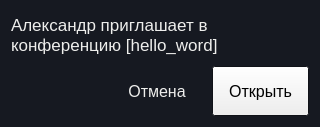
<?xml version="1.0" encoding="UTF-8"?>
<ui version="4.0">
 <class>Popup</class>
 <widget class="QWidget" name="Popup">
  <property name="windowModality">
   <enum>Qt::NonModal</enum>
  </property>
  <property name="geometry">
   <rect>
    <x>0</x>
    <y>0</y>
    <width>320</width>
    <height>127</height>
   </rect>
  </property>
  <property name="sizePolicy">
   <sizepolicy hsizetype="Fixed" vsizetype="Minimum">
    <horstretch>0</horstretch>
    <verstretch>0</verstretch>
   </sizepolicy>
  </property>
  <property name="minimumSize">
   <size>
    <width>320</width>
    <height>0</height>
   </size>
  </property>
  <property name="baseSize">
   <size>
    <width>320</width>
    <height>0</height>
   </size>
  </property>
  <property name="palette">
   <palette>
    <active>
     <colorrole role="WindowText">
      <brush brushstyle="SolidPattern">
       <color alpha="255">
        <red>238</red>
        <green>238</green>
        <blue>236</blue>
       </color>
      </brush>
     </colorrole>
     <colorrole role="Text">
      <brush brushstyle="SolidPattern">
       <color alpha="255">
        <red>238</red>
        <green>238</green>
        <blue>236</blue>
       </color>
      </brush>
     </colorrole>
     <colorrole role="ButtonText">
      <brush brushstyle="SolidPattern">
       <color alpha="255">
        <red>238</red>
        <green>238</green>
        <blue>236</blue>
       </color>
      </brush>
     </colorrole>
     <colorrole role="Base">
      <brush brushstyle="SolidPattern">
       <color alpha="255">
        <red>46</red>
        <green>52</green>
        <blue>54</blue>
       </color>
      </brush>
     </colorrole>
     <colorrole role="Window">
      <brush brushstyle="SolidPattern">
       <color alpha="255">
        <red>22</red>
        <green>25</green>
        <blue>33</blue>
       </color>
      </brush>
     </colorrole>
     <colorrole role="Link">
      <brush brushstyle="SolidPattern">
       <color alpha="255">
        <red>114</red>
        <green>159</green>
        <blue>207</blue>
       </color>
      </brush>
     </colorrole>
     <colorrole role="PlaceholderText">
      <brush brushstyle="SolidPattern">
       <color alpha="128">
        <red>238</red>
        <green>238</green>
        <blue>236</blue>
       </color>
      </brush>
     </colorrole>
    </active>
    <inactive>
     <colorrole role="WindowText">
      <brush brushstyle="SolidPattern">
       <color alpha="255">
        <red>238</red>
        <green>238</green>
        <blue>236</blue>
       </color>
      </brush>
     </colorrole>
     <colorrole role="Text">
      <brush brushstyle="SolidPattern">
       <color alpha="255">
        <red>238</red>
        <green>238</green>
        <blue>236</blue>
       </color>
      </brush>
     </colorrole>
     <colorrole role="ButtonText">
      <brush brushstyle="SolidPattern">
       <color alpha="255">
        <red>238</red>
        <green>238</green>
        <blue>236</blue>
       </color>
      </brush>
     </colorrole>
     <colorrole role="Base">
      <brush brushstyle="SolidPattern">
       <color alpha="255">
        <red>46</red>
        <green>52</green>
        <blue>54</blue>
       </color>
      </brush>
     </colorrole>
     <colorrole role="Window">
      <brush brushstyle="SolidPattern">
       <color alpha="255">
        <red>22</red>
        <green>25</green>
        <blue>33</blue>
       </color>
      </brush>
     </colorrole>
     <colorrole role="Link">
      <brush brushstyle="SolidPattern">
       <color alpha="255">
        <red>114</red>
        <green>159</green>
        <blue>207</blue>
       </color>
      </brush>
     </colorrole>
     <colorrole role="PlaceholderText">
      <brush brushstyle="SolidPattern">
       <color alpha="128">
        <red>238</red>
        <green>238</green>
        <blue>236</blue>
       </color>
      </brush>
     </colorrole>
    </inactive>
    <disabled>
     <colorrole role="WindowText">
      <brush brushstyle="SolidPattern">
       <color alpha="255">
        <red>190</red>
        <green>190</green>
        <blue>190</blue>
       </color>
      </brush>
     </colorrole>
     <colorrole role="Text">
      <brush brushstyle="SolidPattern">
       <color alpha="255">
        <red>190</red>
        <green>190</green>
        <blue>190</blue>
       </color>
      </brush>
     </colorrole>
     <colorrole role="ButtonText">
      <brush brushstyle="SolidPattern">
       <color alpha="255">
        <red>190</red>
        <green>190</green>
        <blue>190</blue>
       </color>
      </brush>
     </colorrole>
     <colorrole role="Base">
      <brush brushstyle="SolidPattern">
       <color alpha="255">
        <red>22</red>
        <green>25</green>
        <blue>33</blue>
       </color>
      </brush>
     </colorrole>
     <colorrole role="Window">
      <brush brushstyle="SolidPattern">
       <color alpha="255">
        <red>22</red>
        <green>25</green>
        <blue>33</blue>
       </color>
      </brush>
     </colorrole>
     <colorrole role="Link">
      <brush brushstyle="SolidPattern">
       <color alpha="255">
        <red>114</red>
        <green>159</green>
        <blue>207</blue>
       </color>
      </brush>
     </colorrole>
     <colorrole role="PlaceholderText">
      <brush brushstyle="SolidPattern">
       <color alpha="128">
        <red>0</red>
        <green>0</green>
        <blue>0</blue>
       </color>
      </brush>
     </colorrole>
    </disabled>
   </palette>
  </property>
  <property name="windowTitle">
   <string>Приглашение</string>
  </property>
  <property name="windowIcon">
   <iconset resource="icons.qrc">
    <normaloff>:/icons/icon.ico</normaloff>:/icons/icon.ico</iconset>
  </property>
  <property name="windowOpacity">
   <double>0.900000000000000</double>
  </property>
  <layout class="QVBoxLayout" name="verticalLayout">
   <item>
    <widget class="QLabel" name="labelInvite">
     <property name="sizePolicy">
      <sizepolicy hsizetype="Preferred" vsizetype="Expanding">
       <horstretch>0</horstretch>
       <verstretch>0</verstretch>
      </sizepolicy>
     </property>
     <property name="palette">
      <palette>
       <active>
        <colorrole role="Link">
         <brush brushstyle="SolidPattern">
          <color alpha="255">
           <red>114</red>
           <green>159</green>
           <blue>207</blue>
          </color>
         </brush>
        </colorrole>
       </active>
       <inactive>
        <colorrole role="Link">
         <brush brushstyle="SolidPattern">
          <color alpha="255">
           <red>114</red>
           <green>159</green>
           <blue>207</blue>
          </color>
         </brush>
        </colorrole>
       </inactive>
       <disabled>
        <colorrole role="Link">
         <brush brushstyle="SolidPattern">
          <color alpha="255">
           <red>114</red>
           <green>159</green>
           <blue>207</blue>
          </color>
         </brush>
        </colorrole>
       </disabled>
      </palette>
     </property>
     <property name="font">
      <font>
       <pointsize>13</pointsize>
      </font>
     </property>
     <property name="mouseTracking">
      <bool>true</bool>
     </property>
     <property name="text">
      <string>Александр приглашает в конференцию [hello_word]</string>
     </property>
     <property name="scaledContents">
      <bool>false</bool>
     </property>
     <property name="wordWrap">
      <bool>true</bool>
     </property>
     <property name="margin">
      <number>5</number>
     </property>
     <property name="indent">
      <number>0</number>
     </property>
     <property name="openExternalLinks">
      <bool>true</bool>
     </property>
     <property name="textInteractionFlags">
      <set>Qt::LinksAccessibleByKeyboard|Qt::LinksAccessibleByMouse</set>
     </property>
    </widget>
   </item>
   <item>
    <layout class="QHBoxLayout" name="horizontalLayout">
     <item>
      <spacer name="horizontalSpacer">
       <property name="orientation">
        <enum>Qt::Horizontal</enum>
       </property>
       <property name="sizeHint" stdset="0">
        <size>
         <width>0</width>
         <height>0</height>
        </size>
       </property>
      </spacer>
     </item>
     <item>
      <widget class="QPushButton" name="pushCancel">
       <property name="sizePolicy">
        <sizepolicy hsizetype="MinimumExpanding" vsizetype="Fixed">
         <horstretch>0</horstretch>
         <verstretch>0</verstretch>
        </sizepolicy>
       </property>
       <property name="minimumSize">
        <size>
         <width>0</width>
         <height>50</height>
        </size>
       </property>
       <property name="baseSize">
        <size>
         <width>0</width>
         <height>50</height>
        </size>
       </property>
       <property name="font">
        <font>
         <pointsize>12</pointsize>
        </font>
       </property>
       <property name="text">
        <string>Отмена</string>
       </property>
       <property name="shortcut">
        <string>Esc</string>
       </property>
       <property name="flat">
        <bool>true</bool>
       </property>
      </widget>
     </item>
     <item>
      <widget class="QPushButton" name="pushOpen">
       <property name="sizePolicy">
        <sizepolicy hsizetype="MinimumExpanding" vsizetype="Fixed">
         <horstretch>0</horstretch>
         <verstretch>0</verstretch>
        </sizepolicy>
       </property>
       <property name="minimumSize">
        <size>
         <width>0</width>
         <height>50</height>
        </size>
       </property>
       <property name="baseSize">
        <size>
         <width>0</width>
         <height>50</height>
        </size>
       </property>
       <property name="palette">
        <palette>
         <active>
          <colorrole role="ButtonText">
           <brush brushstyle="SolidPattern">
            <color alpha="255">
             <red>0</red>
             <green>0</green>
             <blue>0</blue>
            </color>
           </brush>
          </colorrole>
         </active>
         <inactive>
          <colorrole role="ButtonText">
           <brush brushstyle="SolidPattern">
            <color alpha="255">
             <red>0</red>
             <green>0</green>
             <blue>0</blue>
            </color>
           </brush>
          </colorrole>
         </inactive>
         <disabled>
          <colorrole role="ButtonText">
           <brush brushstyle="SolidPattern">
            <color alpha="255">
             <red>190</red>
             <green>190</green>
             <blue>190</blue>
            </color>
           </brush>
          </colorrole>
         </disabled>
        </palette>
       </property>
       <property name="font">
        <font>
         <pointsize>12</pointsize>
        </font>
       </property>
       <property name="text">
        <string>Открыть</string>
       </property>
       <property name="shortcut">
        <string>Ctrl+Return</string>
       </property>
       <property name="default">
        <bool>false</bool>
       </property>
      </widget>
     </item>
    </layout>
   </item>
  </layout>
 </widget>
 <resources>
  <include location="icons.qrc"/>
 </resources>
 <connections>
  <connection>
   <sender>pushCancel</sender>
   <signal>clicked()</signal>
   <receiver>Popup</receiver>
   <slot>hide()</slot>
   <hints>
    <hint type="sourcelabel">
     <x>184</x>
     <y>89</y>
    </hint>
    <hint type="destinationlabel">
     <x>159</x>
     <y>64</y>
    </hint>
   </hints>
  </connection>
 </connections>
</ui>
